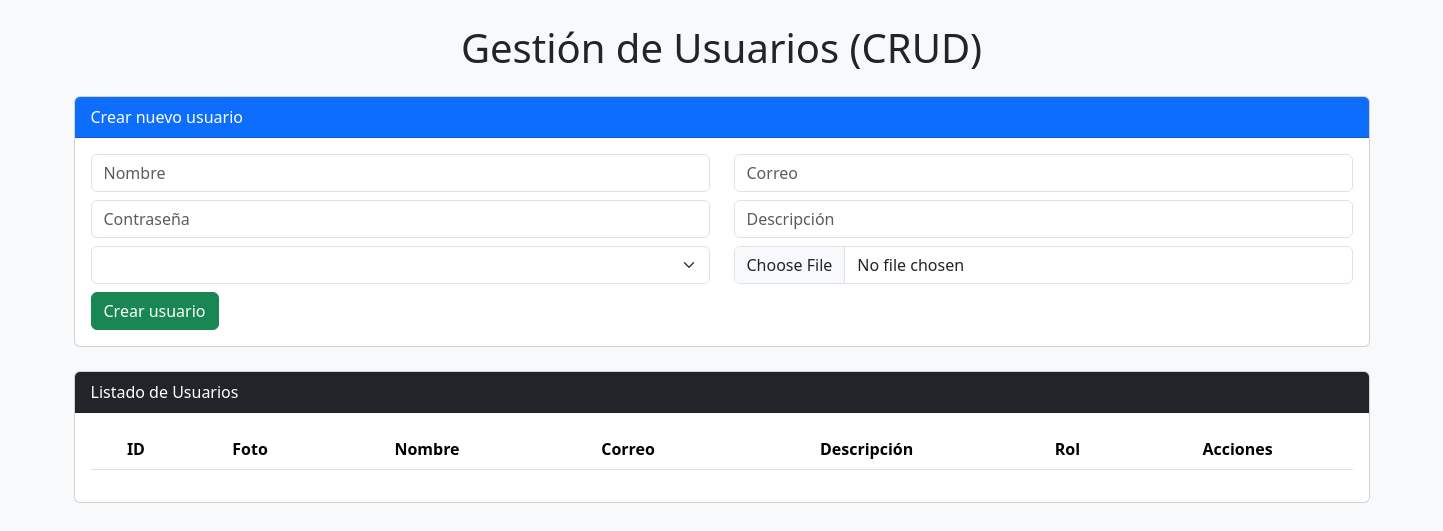
The page /Views/crud.php on the database as committed earlier.
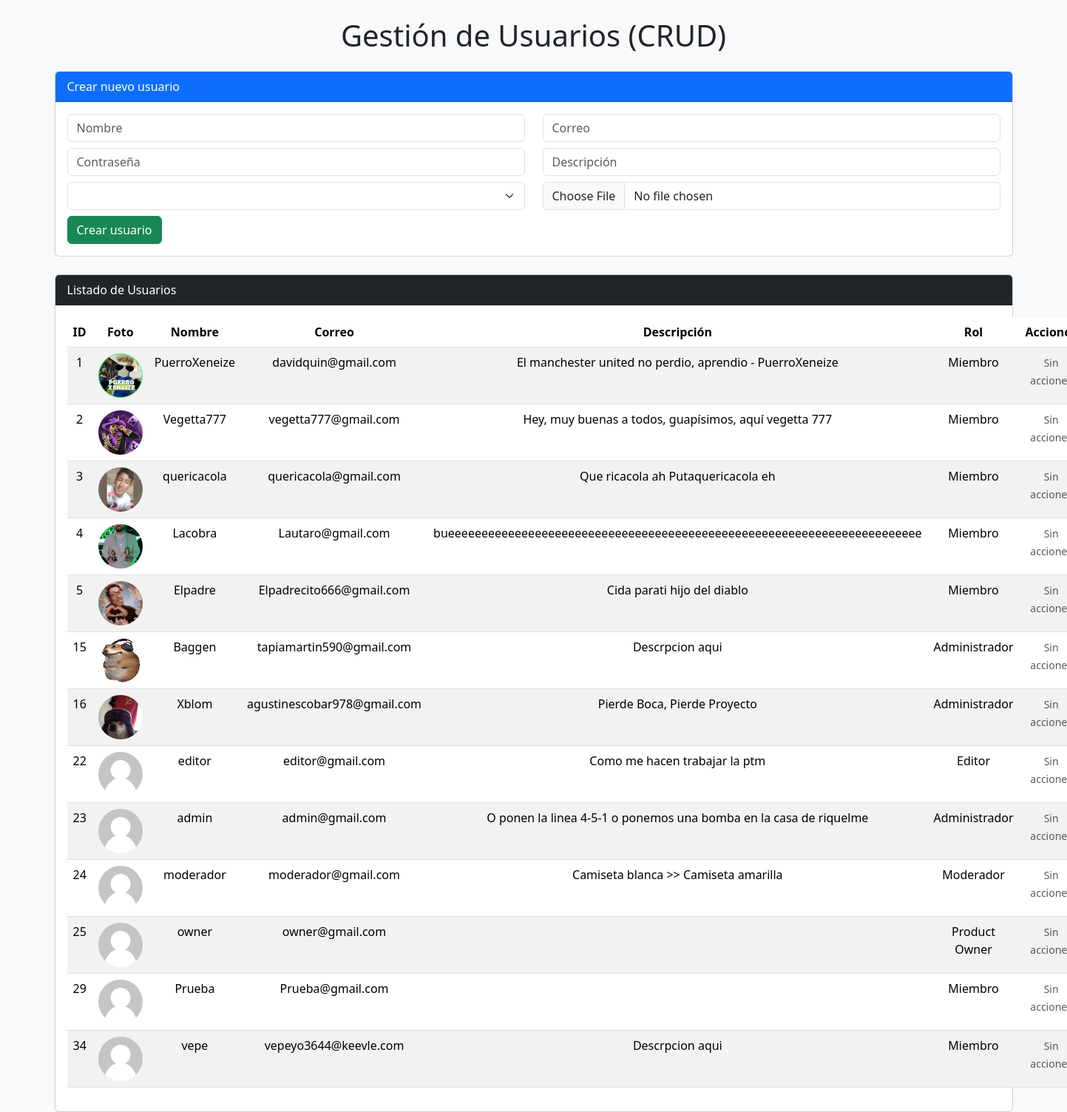
The same page on the database as committed later.
### tables this page shows
CREATE TABLE `usuario` (
  `IDusuario` int(11) NOT NULL,
  `Nombre` varchar(40) NOT NULL,
  `Correo` varchar(255) NOT NULL,
  `Foto` text NOT NULL DEFAULT '../IMGU/defaulPerfil.jpg',
  `Contraseña` varchar(40) NOT NULL,
  `Descripcion` varchar(255) DEFAULT 'Descrpcion aqui',
  `IDrol` int(11) NOT NULL DEFAULT 3
);

CREATE TABLE `roles` (
  `IDrol` int(11) NOT NULL,
  `rol` varchar(100) DEFAULT NULL
);

### Views/crud.php (the view, shortened to what this page needs)
<?php
require_once '../Includes/Config.php';
$query = "SELECT u.*, r.rol
          FROM usuario u
          INNER JOIN roles r ON u.IDrol = r.IDrol
          WHERE u.IDrol IN (1, 2, 3, 4, 5)
          ORDER BY u.IDusuario ASC";
$resultado = $conexion->query($query);
                    function get_role_level($role) {
                    if (is_null($role)) return 0;
                    if (is_numeric($role)) {
                        switch ((int)$role) {
                            case 1: return 3;
                            case 2: return 5;
                            case 3: return 1;
                            case 4: return 2;
                            case 5: return 4;
                        }
                    }
                    }
$currentRoleId   = $_SESSION['idrol']     ?? null;
$currentLevel = get_role_level($currentRoleId);
?>
<!DOCTYPE html>
<html lang="es">
<head>
    <link href="https://cdn.jsdelivr.net/npm/bootstrap@5.3.8/dist/css/bootstrap.min.css" rel="stylesheet">
        <link href="https://unpkg.com/boxicons@2.1.4/css/boxicons.min.css" rel="stylesheet" />
</head>
<body class="bg-light">
<div class="container mt-4">
    <h1 class="text-center mb-4">Gestión de Usuarios (CRUD)</h1>
    <div class="card mb-4">
        <div class="card-header bg-primary text-white">Crear nuevo usuario</div>
        <div class="card-body">
            <form method="POST" enctype="multipart/form-data">
                <div class="row mb-2">
                    <div class="col"><input type="text" name="Nombre" class="form-control" placeholder="Nombre" required></div>
                    <div class="col"><input type="email" name="Correo" class="form-control" placeholder="Correo" required></div>
                </div>
                <div class="row mb-2">
                    <div class="col"><input type="password" name="Contraseña" class="form-control" placeholder="Contraseña" required></div>
                    <div class="col"><input type="text" name="Descripcion" class="form-control" placeholder="Descripción"></div>
                </div>
                <div class="row mb-2">
                    <div class="col">
                        <select name="IDrol" class="form-select" required>
                        </select>
                    </div>
                    <div class="col"><input type="file" name="Foto" class="form-control"></div>
                </div>
                <button type="submit" name="crear" class="btn btn-success">Crear usuario</button>
            </form>
        </div>
    </div>
    <div class="card">
        <div class="card-header bg-dark text-white">Listado de Usuarios</div>
        <div class="card-body">
            <table class="table table-striped text-center">
                <thead>
                    <tr>
                        <th>ID</th>
                        <th>Foto</th>
                        <th>Nombre</th>
                        <th>Correo</th>
                        <th>Descripción</th>
                        <th>Rol</th>
                        <th>Acciones</th>
                    </tr>
                </thead>
                <tbody>
                <?php
                while ($row = $resultado->fetch_assoc()):
                    $targetLevel = get_role_level($row['IDrol'] ?? $row['rol'] ?? null);
                    $canManage = ($currentLevel > $targetLevel);
                ?>
    <tr>
        <td><?= htmlspecialchars($row['IDusuario']) ?></td>
        <td><img src="<?= htmlspecialchars($row['Foto']) ?>" width="60" height="60" style="object-fit:cover;border-radius:50%"></td>
        <td><?= htmlspecialchars($row['Nombre']) ?></td>
        <td><?= htmlspecialchars($row['Correo']) ?></td>
        <td><?= htmlspecialchars($row['Descripcion']) ?></td>
        <td><?= htmlspecialchars($row['rol']) ?></td>
        <td>
            <?php if ($canManage): ?>
                <button class="btn btn-warning btn-sm" data-bs-toggle="modal" data-bs-target="#editar<?= htmlspecialchars($row['IDusuario']) ?>">Editar</button>
                <a href="?borrar=<?= urlencode($row['IDusuario']) ?>" class="btn btn-danger btn-sm" onclick="return confirm('¿Seguro que quieres borrar este usuario?')">Borrar</a>
            <?php else: ?>
                <span class="text-muted small">Sin acciones</span>
            <?php endif; ?>
                        </td>
                    </tr>
                <?php endwhile; ?>
                </tbody>
            </table>
        </div>
    </div>
</div>
</body>
</html>

Rows that differ between the two databases and show on the page:
now on this page (row edited): usuario: IDusuario "1", Foto (picture), Nombre "PuerroXeneize", Correo "davidquin@gmail.com", Descripcion "El manchester united no perdio, aprendio - PuerroXeneize", IDrol.rol "Miembro", shows "Sin…"
now on this page (row edited): usuario: IDusuario "2", Foto (picture), Nombre "Vegetta777", Correo "vegetta777@gmail.com", Descripcion "Hey, muy buenas a todos, guapísimos, aquí vegetta 777", IDrol.rol "Miembro", shows "Sin…"
now on this page (row edited): usuario: IDusuario "3", Foto (picture), Nombre "quericacola", Correo "quericacola@gmail.com", Descripcion "Que ricacola ah Putaquericacola eh", IDrol.rol "Miembro", shows "Sin…"
now on this page (row edited): usuario: IDusuario "4", Foto (picture), Nombre "Lacobra", Correo "Lautaro@gmail.com", Descripcion "bueeeeeeeeeeeeeeeeeeeeeeeeeeeeeeeeeeeeeeeeeeeeeeeeeeeeeeeeeeeeeeeeeeeeeee", IDrol.rol "Miembro", shows "Sin…"
now on this page (row edited): usuario: IDusuario "5", Foto (picture), Nombre "Elpadre", Correo "Elpadrecito666@gmail.com", Descripcion "Cida parati hijo del diablo", IDrol.rol "Miembro", shows "Sin…"
added usuario: IDusuario "15", Foto (picture), Nombre "Baggen", Correo "tapiamartin590@gmail.com", Descripcion "Descrpcion aqui", IDrol.rol "Administrador", shows "Sin…"
added usuario: IDusuario "16", Foto (picture), Nombre "Xblom", Correo "agustinescobar978@gmail.com", Descripcion "Pierde Boca, Pierde Proyecto", IDrol.rol "Administrador", shows "Sin…"
added usuario: IDusuario "22", Foto (picture), Nombre "editor", Correo "editor@gmail.com", Descripcion "Como me hacen trabajar la ptm", IDrol.rol "Editor", shows "Sin…"
added usuario: IDusuario "23", Foto (picture), Nombre "admin", Correo "admin@gmail.com", Descripcion "O ponen la linea 4-5-1 o ponemos una bomba en la casa de riquelme", IDrol.rol "Administrador", shows "Sin…"
added usuario: IDusuario "24", Foto (picture), Nombre "moderador", Correo "moderador@gmail.com", Descripcion "Camiseta blanca >> Camiseta amarilla", IDrol.rol "Moderador", shows "Sin…"
added usuario: IDusuario "25", Foto (picture), Nombre "owner", Correo "owner@gmail.com", IDrol.rol "Product Owner", shows "Sin…"
added usuario: IDusuario "29", Foto (picture), Nombre "Prueba", Correo "Prueba@gmail.com", IDrol.rol "Miembro", shows "Sin…"
added usuario: IDusuario "34", Foto (picture), Nombre "vepe", Correo "vepeyo3644@keevle.com", Descripcion "Descrpcion aqui", IDrol.rol "Miembro", shows "Sin…"
